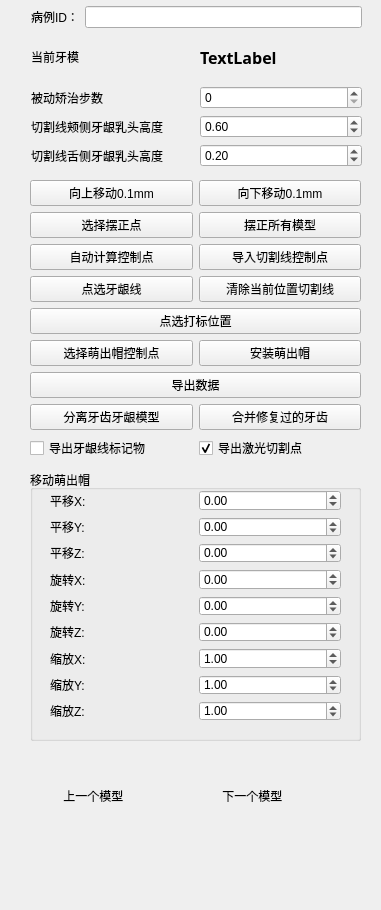
<?xml version="1.0" encoding="UTF-8"?>
<ui version="4.0">
 <class>DrawCutlineDockWidget</class>
 <widget class="QDockWidget" name="DrawCutlineDockWidget">
  <property name="windowModality">
   <enum>Qt::NonModal</enum>
  </property>
  <property name="geometry">
   <rect>
    <x>0</x>
    <y>0</y>
    <width>381</width>
    <height>910</height>
   </rect>
  </property>
  <property name="minimumSize">
   <size>
    <width>300</width>
    <height>500</height>
   </size>
  </property>
  <property name="maximumSize">
   <size>
    <width>524287</width>
    <height>524287</height>
   </size>
  </property>
  <property name="windowTitle">
   <string>OEM参数</string>
  </property>
  <widget class="QWidget" name="dockWidgetContents">
   <widget class="QWidget" name="layoutWidget">
    <property name="geometry">
     <rect>
      <x>30</x>
      <y>180</y>
      <width>331</width>
      <height>280</height>
     </rect>
    </property>
    <layout class="QGridLayout" name="gridLayout">
     <item row="5" column="0">
      <widget class="QPushButton" name="pushButton_pickCutline">
       <property name="text">
        <string>点选牙龈线</string>
       </property>
      </widget>
     </item>
     <item row="9" column="0" colspan="2">
      <widget class="QPushButton" name="pushButton_exportCutline">
       <property name="text">
        <string>导出数据</string>
       </property>
      </widget>
     </item>
     <item row="8" column="1">
      <widget class="QPushButton" name="pushButton_putEruption">
       <property name="text">
        <string>安装萌出帽</string>
       </property>
      </widget>
     </item>
     <item row="8" column="0">
      <widget class="QPushButton" name="pushButton_eruptionCtrlPoints">
       <property name="text">
        <string>选择萌出帽控制点</string>
       </property>
      </widget>
     </item>
     <item row="7" column="0" colspan="2">
      <widget class="QPushButton" name="pushButton_pickLaserPosition">
       <property name="text">
        <string>点选打标位置</string>
       </property>
      </widget>
     </item>
     <item row="12" column="0">
      <widget class="QCheckBox" name="checkBox_saveLabelModel">
       <property name="text">
        <string>导出牙龈线标记物</string>
       </property>
       <property name="checked">
        <bool>false</bool>
       </property>
      </widget>
     </item>
     <item row="2" column="1">
      <widget class="QPushButton" name="pushButton_importCtrlPoints">
       <property name="text">
        <string>导入切割线控制点</string>
       </property>
      </widget>
     </item>
     <item row="2" column="0">
      <widget class="QPushButton" name="pushButton_computeCtrlPoints">
       <property name="text">
        <string>自动计算控制点</string>
       </property>
      </widget>
     </item>
     <item row="1" column="0">
      <widget class="QPushButton" name="pushButton_pickAlignPoints">
       <property name="text">
        <string>选择摆正点</string>
       </property>
      </widget>
     </item>
     <item row="1" column="1">
      <widget class="QPushButton" name="pushButton_alignModel">
       <property name="text">
        <string>摆正所有模型</string>
       </property>
      </widget>
     </item>
     <item row="12" column="1">
      <widget class="QCheckBox" name="checkBox_saveLaserCutline">
       <property name="text">
        <string>导出激光切割点</string>
       </property>
       <property name="checked">
        <bool>true</bool>
       </property>
      </widget>
     </item>
     <item row="0" column="1">
      <widget class="QPushButton" name="pushButton_movedown">
       <property name="text">
        <string>向下移动0.1mm</string>
       </property>
      </widget>
     </item>
     <item row="0" column="0">
      <widget class="QPushButton" name="pushButton_moveup">
       <property name="text">
        <string>向上移动0.1mm</string>
       </property>
      </widget>
     </item>
     <item row="5" column="1">
      <widget class="QPushButton" name="pushButton_cleanCurrentLine">
       <property name="text">
        <string>清除当前位置切割线</string>
       </property>
      </widget>
     </item>
     <item row="10" column="0">
      <widget class="QPushButton" name="pushButton_splitModel">
       <property name="text">
        <string>分离牙齿牙龈模型</string>
       </property>
      </widget>
     </item>
     <item row="10" column="1">
      <widget class="QPushButton" name="pushButton_mergeModel">
       <property name="text">
        <string>合并修复过的牙齿</string>
       </property>
      </widget>
     </item>
    </layout>
   </widget>
   <widget class="QWidget" name="layoutWidget_5">
    <property name="geometry">
     <rect>
      <x>40</x>
      <y>750</y>
      <width>311</width>
      <height>64</height>
     </rect>
    </property>
    <layout class="QHBoxLayout" name="horizontalLayout">
     <item>
      <layout class="QVBoxLayout" name="verticalLayout">
       <item>
        <widget class="QPushButton" name="pushButton_lastModel">
         <property name="text">
          <string/>
         </property>
         <property name="icon">
          <iconset resource="../edit_fab.qrc">
           <normaloff>:/images/last.png</normaloff>:/images/last.png</iconset>
         </property>
         <property name="iconSize">
          <size>
           <width>32</width>
           <height>32</height>
          </size>
         </property>
         <property name="autoDefault">
          <bool>false</bool>
         </property>
         <property name="flat">
          <bool>true</bool>
         </property>
        </widget>
       </item>
       <item>
        <widget class="QLabel" name="label_2">
         <property name="text">
          <string>       上一个模型</string>
         </property>
        </widget>
       </item>
      </layout>
     </item>
     <item>
      <layout class="QVBoxLayout" name="verticalLayout_2">
       <item>
        <widget class="QPushButton" name="pushButton_nextModel">
         <property name="text">
          <string/>
         </property>
         <property name="icon">
          <iconset resource="../edit_fab.qrc">
           <normaloff>:/images/next.png</normaloff>:/images/next.png</iconset>
         </property>
         <property name="iconSize">
          <size>
           <width>32</width>
           <height>32</height>
          </size>
         </property>
         <property name="autoDefault">
          <bool>false</bool>
         </property>
         <property name="flat">
          <bool>true</bool>
         </property>
        </widget>
       </item>
       <item>
        <widget class="QLabel" name="label_4">
         <property name="text">
          <string>       下一个模型</string>
         </property>
        </widget>
       </item>
      </layout>
     </item>
    </layout>
   </widget>
   <widget class="QWidget" name="layoutWidget">
    <property name="geometry">
     <rect>
      <x>31</x>
      <y>6</y>
      <width>331</width>
      <height>161</height>
     </rect>
    </property>
    <layout class="QGridLayout" name="gridLayout_3">
     <item row="0" column="0" colspan="2">
      <layout class="QHBoxLayout" name="horizontalLayout_2">
       <item>
        <widget class="QLabel" name="label">
         <property name="text">
          <string>病例ID：</string>
         </property>
        </widget>
       </item>
       <item>
        <widget class="QLineEdit" name="lineEdit_PatientID"/>
       </item>
      </layout>
     </item>
     <item row="1" column="0" colspan="2">
      <layout class="QHBoxLayout" name="horizontalLayout_3">
       <item>
        <widget class="QLabel" name="label_3">
         <property name="text">
          <string>当前牙模</string>
         </property>
        </widget>
       </item>
       <item>
        <widget class="QLabel" name="label_currentModel">
         <property name="font">
          <font>
           <family>思源黑体 CN Heavy</family>
           <pointsize>12</pointsize>
           <weight>75</weight>
           <bold>true</bold>
          </font>
         </property>
         <property name="text">
          <string>TextLabel</string>
         </property>
        </widget>
       </item>
      </layout>
     </item>
     <item row="3" column="0">
      <widget class="QLabel" name="label_16">
       <property name="text">
        <string>切割线颊侧牙龈乳头高度</string>
       </property>
      </widget>
     </item>
     <item row="3" column="1">
      <widget class="QDoubleSpinBox" name="doubleSpinBox_midHeight_buccal">
       <property name="maximum">
        <double>5.000000000000000</double>
       </property>
       <property name="singleStep">
        <double>0.100000000000000</double>
       </property>
       <property name="value">
        <double>0.600000000000000</double>
       </property>
      </widget>
     </item>
     <item row="4" column="0">
      <widget class="QLabel" name="label_17">
       <property name="text">
        <string>切割线舌侧牙龈乳头高度</string>
       </property>
      </widget>
     </item>
     <item row="4" column="1">
      <widget class="QDoubleSpinBox" name="doubleSpinBox_midHeight_lingual">
       <property name="maximum">
        <double>5.000000000000000</double>
       </property>
       <property name="singleStep">
        <double>0.100000000000000</double>
       </property>
       <property name="value">
        <double>0.200000000000000</double>
       </property>
      </widget>
     </item>
     <item row="2" column="0">
      <widget class="QLabel" name="label_15">
       <property name="text">
        <string>被动矫治步数</string>
       </property>
      </widget>
     </item>
     <item row="2" column="1">
      <widget class="QSpinBox" name="spinBox_overcorrection_step"/>
     </item>
    </layout>
   </widget>
   <widget class="QWidget" name="layoutWidget_2">
    <property name="geometry">
     <rect>
      <x>420</x>
      <y>20</y>
      <width>171</width>
      <height>121</height>
     </rect>
    </property>
    <layout class="QGridLayout" name="gridLayout_4">
     <item row="0" column="1">
      <widget class="QSpinBox" name="spinBox_rear">
       <property name="maximum">
        <number>20</number>
       </property>
       <property name="value">
        <number>6</number>
       </property>
      </widget>
     </item>
     <item row="2" column="0">
      <widget class="QLabel" name="label_5">
       <property name="text">
        <string>颊侧切割次数</string>
       </property>
      </widget>
     </item>
     <item row="2" column="1">
      <widget class="QSpinBox" name="spinBox_buccal">
       <property name="maximum">
        <number>20</number>
       </property>
       <property name="value">
        <number>4</number>
       </property>
      </widget>
     </item>
     <item row="3" column="0">
      <widget class="QLabel" name="label_18">
       <property name="text">
        <string>舌侧切割次数</string>
       </property>
      </widget>
     </item>
     <item row="3" column="1">
      <widget class="QSpinBox" name="spinBox_lingual">
       <property name="maximum">
        <number>20</number>
       </property>
       <property name="value">
        <number>5</number>
       </property>
      </widget>
     </item>
     <item row="0" column="0">
      <widget class="QLabel" name="label_19">
       <property name="text">
        <string>尾部切割次数</string>
       </property>
      </widget>
     </item>
    </layout>
   </widget>
   <widget class="QGroupBox" name="groupBox">
    <property name="geometry">
     <rect>
      <x>30</x>
      <y>470</y>
      <width>331</width>
      <height>271</height>
     </rect>
    </property>
    <property name="title">
     <string>移动萌出帽</string>
    </property>
    <widget class="QWidget" name="layoutWidget">
     <property name="geometry">
      <rect>
       <x>20</x>
       <y>20</y>
       <width>291</width>
       <height>231</height>
      </rect>
     </property>
     <layout class="QGridLayout" name="gridLayout_2">
      <item row="0" column="0">
       <widget class="QLabel" name="label_6">
        <property name="text">
         <string>平移X:</string>
        </property>
       </widget>
      </item>
      <item row="0" column="1">
       <widget class="QDoubleSpinBox" name="doubleSpinBox_tx">
        <property name="minimum">
         <double>-99.000000000000000</double>
        </property>
        <property name="singleStep">
         <double>0.200000000000000</double>
        </property>
       </widget>
      </item>
      <item row="1" column="0">
       <widget class="QLabel" name="label_7">
        <property name="text">
         <string>平移Y:</string>
        </property>
       </widget>
      </item>
      <item row="2" column="0">
       <widget class="QLabel" name="label_8">
        <property name="text">
         <string>平移Z:</string>
        </property>
       </widget>
      </item>
      <item row="3" column="0">
       <widget class="QLabel" name="label_9">
        <property name="text">
         <string>旋转X:</string>
        </property>
       </widget>
      </item>
      <item row="4" column="0">
       <widget class="QLabel" name="label_10">
        <property name="text">
         <string>旋转Y:</string>
        </property>
       </widget>
      </item>
      <item row="5" column="0">
       <widget class="QLabel" name="label_11">
        <property name="text">
         <string>旋转Z:</string>
        </property>
       </widget>
      </item>
      <item row="6" column="0">
       <widget class="QLabel" name="label_12">
        <property name="text">
         <string>缩放X:</string>
        </property>
       </widget>
      </item>
      <item row="7" column="0">
       <widget class="QLabel" name="label_14">
        <property name="text">
         <string>缩放Y:</string>
        </property>
       </widget>
      </item>
      <item row="8" column="0">
       <widget class="QLabel" name="label_13">
        <property name="text">
         <string>缩放Z:</string>
        </property>
       </widget>
      </item>
      <item row="1" column="1">
       <widget class="QDoubleSpinBox" name="doubleSpinBox_ty">
        <property name="minimum">
         <double>-99.000000000000000</double>
        </property>
        <property name="singleStep">
         <double>0.200000000000000</double>
        </property>
        <property name="value">
         <double>0.000000000000000</double>
        </property>
       </widget>
      </item>
      <item row="2" column="1">
       <widget class="QDoubleSpinBox" name="doubleSpinBox_tz">
        <property name="minimum">
         <double>-99.000000000000000</double>
        </property>
        <property name="singleStep">
         <double>0.200000000000000</double>
        </property>
       </widget>
      </item>
      <item row="3" column="1">
       <widget class="QDoubleSpinBox" name="doubleSpinBox_rx">
        <property name="minimum">
         <double>-180.000000000000000</double>
        </property>
        <property name="maximum">
         <double>180.000000000000000</double>
        </property>
       </widget>
      </item>
      <item row="4" column="1">
       <widget class="QDoubleSpinBox" name="doubleSpinBox_ry">
        <property name="minimum">
         <double>-180.000000000000000</double>
        </property>
        <property name="maximum">
         <double>180.000000000000000</double>
        </property>
       </widget>
      </item>
      <item row="5" column="1">
       <widget class="QDoubleSpinBox" name="doubleSpinBox_rz">
        <property name="minimum">
         <double>-180.000000000000000</double>
        </property>
        <property name="maximum">
         <double>180.000000000000000</double>
        </property>
       </widget>
      </item>
      <item row="6" column="1">
       <widget class="QDoubleSpinBox" name="doubleSpinBox_sx">
        <property name="minimum">
         <double>0.000000000000000</double>
        </property>
        <property name="singleStep">
         <double>0.100000000000000</double>
        </property>
        <property name="value">
         <double>1.000000000000000</double>
        </property>
       </widget>
      </item>
      <item row="7" column="1">
       <widget class="QDoubleSpinBox" name="doubleSpinBox_sy">
        <property name="singleStep">
         <double>0.100000000000000</double>
        </property>
        <property name="value">
         <double>1.000000000000000</double>
        </property>
       </widget>
      </item>
      <item row="8" column="1">
       <widget class="QDoubleSpinBox" name="doubleSpinBox_sz">
        <property name="singleStep">
         <double>0.100000000000000</double>
        </property>
        <property name="value">
         <double>1.000000000000000</double>
        </property>
       </widget>
      </item>
     </layout>
    </widget>
   </widget>
   <widget class="QPushButton" name="pushButton_putCutLabel">
    <property name="geometry">
     <rect>
      <x>420</x>
      <y>150</y>
      <width>161</width>
      <height>23</height>
     </rect>
    </property>
    <property name="text">
     <string>安放标记物</string>
    </property>
   </widget>
  </widget>
 </widget>
 <resources>
  <include location="../edit_fab.qrc"/>
 </resources>
 <connections/>
</ui>
